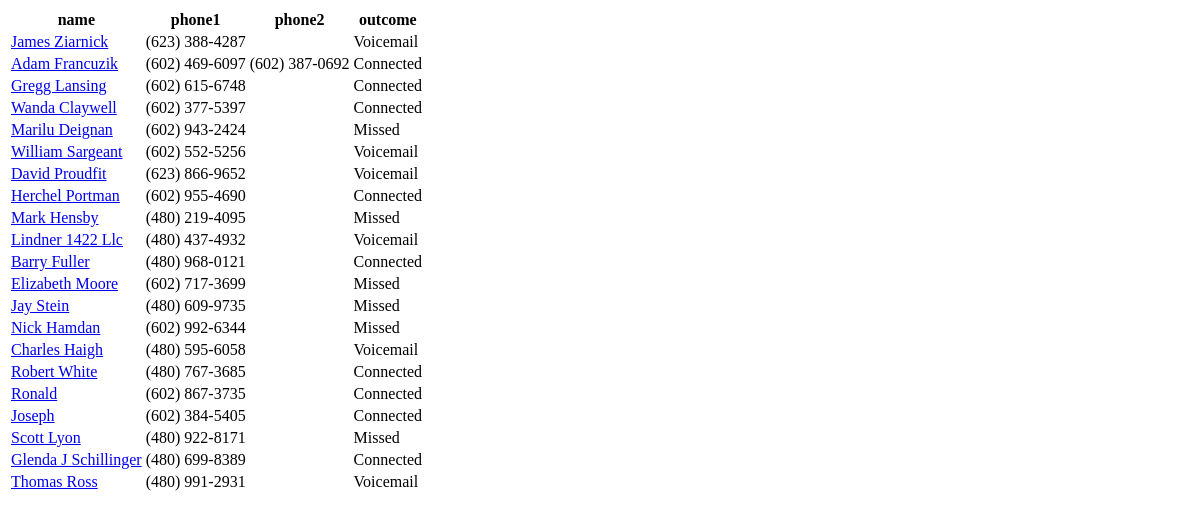
Before: /leads/calls with the older database file.
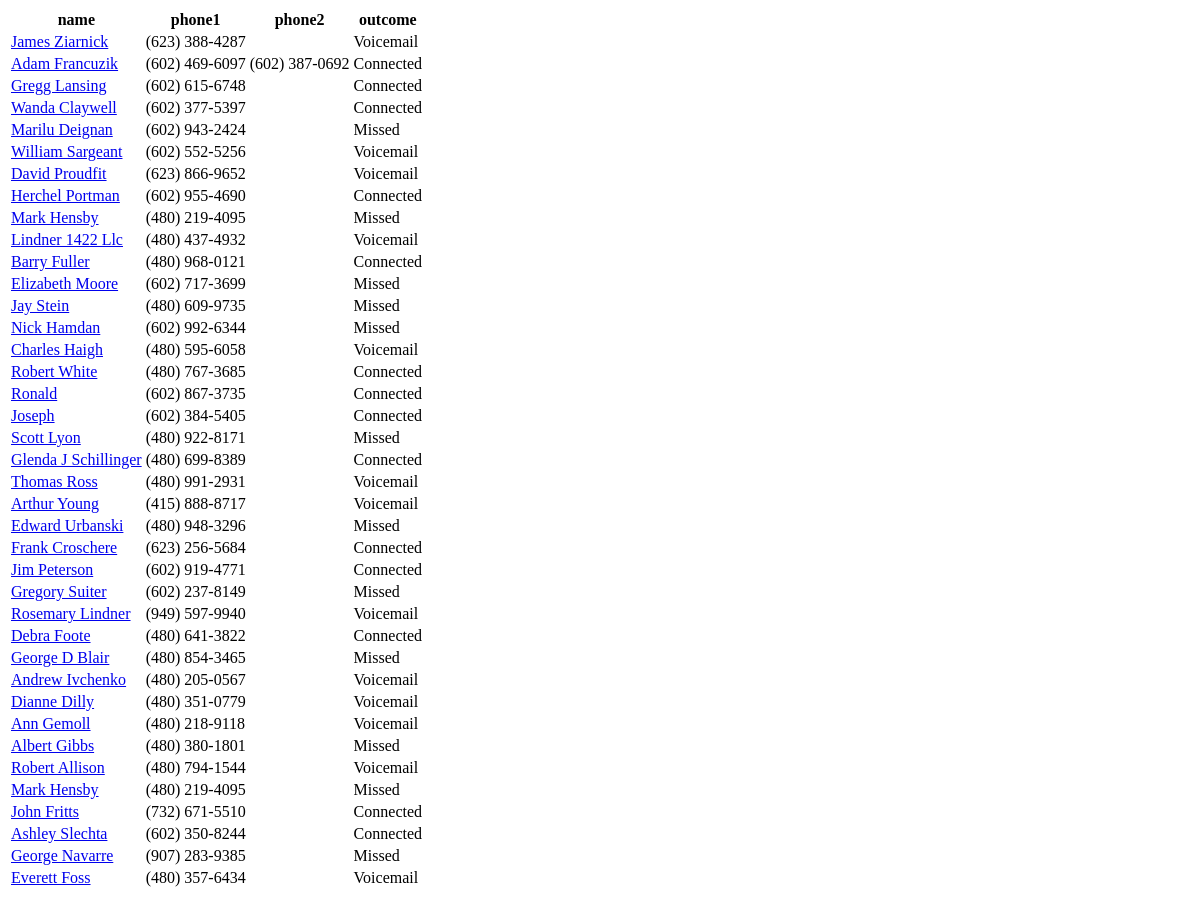
After: the same page with the newer database file.
### leads/models.py (models this page shows, shortened)
class Call(models.Model):
    lead = models.ForeignKey(Lead)
    outcome = models.ForeignKey(CallOutcome, default='Missed')
    date = models.DateTimeField('placed', default=timezone.now)
    scheduled = models.DateTimeField('rescheduled to', blank=True, null=True, default=None)
    notes = models.TextField(blank=True)

class Lead(models.Model):
    name = models.CharField(max_length=200)
    phone1 = models.CharField(unique=True, max_length=20)
    phone2 = models.CharField(blank=True, max_length=20)
    spouse = models.CharField(blank=True, max_length=200)
    dnc = models.BooleanField('Do not call', default=False)
    status = models.ForeignKey(LeadStatus, default='Cold')
    type = models.ForeignKey(LeadType, default='Expired')
    notes = models.TextField(blank=True)
    created = models.DateTimeField('Discovered', default=timezone.now)
    def can_call(self):
        return not self.dnc
    can_call.boolean = True
    can_call.admin_order_field = 'dnc'

class CallOutcome(models.Model):
    outcome = models.CharField(primary_key=True, max_length=20)
    past_tense = models.CharField(blank=True, max_length=20)
    def __str__(self):
        return self.outcome

### leads/views.py (the view)
def list_calls(request):
    calls_list = Call.objects.all()
    context = {'calls_list': calls_list}
    return render(request, 'leads/calls_audit.html', context)

### leads/templates/leads/calls_audit.html
<table>
<tr>
    <th>name</th>
    <th>phone1</th>
    <th>phone2</th>
    <th>outcome</th>
</tr>
{% if calls_list %}
    {% for call in calls_list %}
        <tr>
            <td><a href="/calls/{{ call.id }}/">{{ call.lead.name }}</a></td>
            <td>{{ call.lead.phone1 }}</td>
            <td>{{ call.lead.phone2 }}</td>
            <td>{{ call.outcome }}</td>
        </tr>
    {% endfor %}
{% else %}
    <p>No calls.</p>
{% endif %}
</table>

Changed rows visible on the page:
added Call: lead.name "Arthur Young", lead.phone1 "(415) 888-8717", outcome "Voicemail"
added Call: lead.name "Edward Urbanski", lead.phone1 "(480) 948-3296", outcome "Missed"
added Call: lead.name "Frank Croschere", lead.phone1 "(623) 256-5684", outcome "Connected"
added Call: lead.name "Jim Peterson", lead.phone1 "(602) 919-4771", outcome "Connected"
added Call: lead.name "Gregory Suiter", lead.phone1 "(602) 237-8149", outcome "Missed"
added Call: lead.name "Rosemary Lindner", lead.phone1 "(949) 597-9940", outcome "Voicemail"
added Call: lead.name "Debra Foote", lead.phone1 "(480) 641-3822", outcome "Connected"
added Call: lead.name "George D Blair", lead.phone1 "(480) 854-3465", outcome "Missed"
added Call: lead.name "Andrew Ivchenko", lead.phone1 "(480) 205-0567", outcome "Voicemail"
added Call: lead.name "Dianne Dilly", lead.phone1 "(480) 351-0779", outcome "Voicemail"
added Call: lead.name "Ann Gemoll", lead.phone1 "(480) 218-9118", outcome "Voicemail"
added Call: lead.name "Albert Gibbs", lead.phone1 "(480) 380-1801", outcome "Missed"
added Call: lead.name "Robert Allison", lead.phone1 "(480) 794-1544", outcome "Voicemail"
added Call: lead.name "Mark Hensby", lead.phone1 "(480) 219-4095", outcome "Missed"
added Call: lead.name "John Fritts", lead.phone1 "(732) 671-5510", outcome "Connected"
added Call: lead.name "Ashley Slechta", lead.phone1 "(602) 350-8244", outcome "Connected"
added Call: lead.name "George Navarre", lead.phone1 "(907) 283-9385", outcome "Missed"
added Call: lead.name "Everett Foss", lead.phone1 "(480) 357-6434", outcome "Voicemail"
